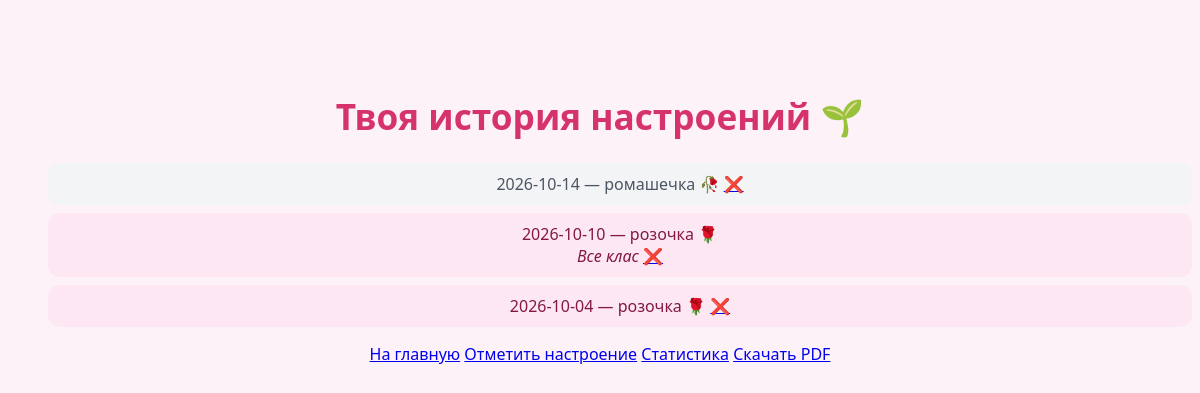
Before: /history with the older database file.
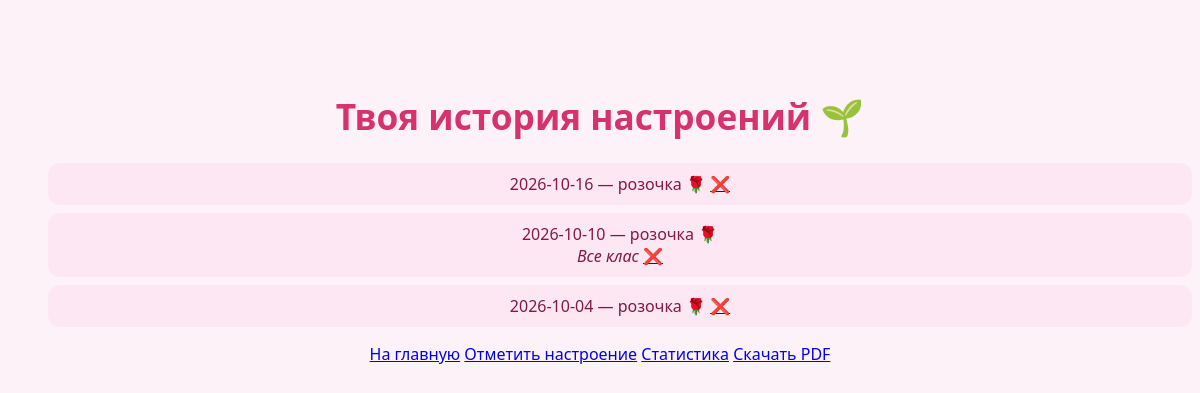
After: the same page with the newer database file.
### tables this page shows
CREATE TABLE moods (
            id INTEGER PRIMARY KEY AUTOINCREMENT,
            mood TEXT NOT NULL,
            date TEXT NOT NULL
        , note TEXT);

### app.py (the view)
@app.route("/history")
def history():
    all_moods = get_all_moods()
    return render_template("history.html", moods=all_moods)

### app.py (called while the page is built)
@app.context_processor
def inject_theme():
    theme = request.cookies.get("theme", "pink")
    return dict(theme=theme)

### database.py (called while the page is built)
def get_connection():
    connection = sqlite3.connect("moodgarden.db")
    return connection

def get_all_moods():
    connection = get_connection()
    cursor = connection.cursor()
    cursor.execute("SELECT * FROM moods ORDER BY id DESC")
    rows = cursor.fetchall()
    connection.close()
    return rows

### templates/history.html (shortened to what this page needs)
<!DOCTYPE html>
<html lang="ru">
<head>
    <link rel="stylesheet" href="{{ url_for('static', filename='style.css') }}">
</head>
<body class="{{ theme }}">
    <h1>Твоя история настроений 🌱</h1>
    <ul>
        {% for entry in moods %}
            {% if entry[1] == "ромашечка" %}
                <li class="mood-calm">{{ entry[2] }} — {{ entry[1] }} 🌼
                    {% if entry[3] %}<br><em>{{ entry[3] }}</em>{% endif %}
                    <a href="{{ url_for('delete', mood_id=entry[0]) }}">❌</a>
                </li>
            {% elif entry[1] == "розочка" %}
                <li class="mood-happy">{{ entry[2] }} — {{ entry[1] }} 🌹
                    {% if entry[3] %}<br><em>{{ entry[3] }}</em>{% endif %}
                    <a href="{{ url_for('delete', mood_id=entry[0]) }}">❌</a>
                </li>
            {% else %}
                <li class="mood-sad">{{ entry[2] }} — {{ entry[1] }} 🥀
                    <a href="{{ url_for('delete', mood_id=entry[0]) }}">❌</a>
                </li>
            {% endif %}
        {% endfor %}
    </ul>
    <nav>
        <a href="{{ url_for('home') }}">На главную</a>
        <a href="{{ url_for('mood') }}">Отметить настроение</a>
        <a href="{{ url_for('stats') }}">Статистика</a>
        <a href="{{ url_for('download_pdf') }}">Скачать PDF</a>
    </nav>
</body>
</html>

### static/style.css (style rules this page uses)
body.pink { background-color: #fdf2f8; font-family: "Comic Sans MS", "Segoe UI", sans-serif; text-align: center; padding-top: 60px; color: #4a2545; }
body.pink h1 { color: #d6336c; font-size: 2.2em; }
.mood-happy { background-color: #fce7f3; color: #831843; padding: 10px; margin: 8px 0; border-radius: 12px; list-style: none; }

Changed rows visible on the page:
removed moods: date "2026-10-14", mood "ромaшечка"
added moods: date "2026-10-16", mood "розочка"
